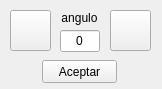
<?xml version="1.0" encoding="UTF-8"?>
<ui version="4.0">
 <class>Form</class>
 <widget class="QWidget" name="Form">
  <property name="windowModality">
   <enum>Qt::ApplicationModal</enum>
  </property>
  <property name="geometry">
   <rect>
    <x>0</x>
    <y>0</y>
    <width>162</width>
    <height>89</height>
   </rect>
  </property>
  <property name="windowTitle">
   <string>Girar</string>
  </property>
  <property name="inputMethodHints">
   <set>Qt::ImhNone</set>
  </property>
  <widget class="QPushButton" name="cmdDerecha">
   <property name="geometry">
    <rect>
     <x>110</x>
     <y>10</y>
     <width>41</width>
     <height>41</height>
    </rect>
   </property>
   <property name="text">
    <string/>
   </property>
   <property name="iconSize">
    <size>
     <width>24</width>
     <height>24</height>
    </size>
   </property>
  </widget>
  <widget class="QPushButton" name="cmdIzquierda">
   <property name="geometry">
    <rect>
     <x>10</x>
     <y>10</y>
     <width>41</width>
     <height>41</height>
    </rect>
   </property>
   <property name="text">
    <string/>
   </property>
   <property name="iconSize">
    <size>
     <width>24</width>
     <height>24</height>
    </size>
   </property>
  </widget>
  <widget class="QLabel" name="label">
   <property name="geometry">
    <rect>
     <x>55</x>
     <y>10</y>
     <width>49</width>
     <height>16</height>
    </rect>
   </property>
   <property name="text">
    <string>angulo</string>
   </property>
   <property name="alignment">
    <set>Qt::AlignCenter</set>
   </property>
  </widget>
  <widget class="QLineEdit" name="txtAngulo">
   <property name="geometry">
    <rect>
     <x>60</x>
     <y>30</y>
     <width>40</width>
     <height>22</height>
    </rect>
   </property>
   <property name="inputMethodHints">
    <set>Qt::ImhFormattedNumbersOnly</set>
   </property>
   <property name="text">
    <string>0</string>
   </property>
   <property name="maxLength">
    <number>5</number>
   </property>
   <property name="alignment">
    <set>Qt::AlignCenter</set>
   </property>
  </widget>
  <widget class="QPushButton" name="cmdAceptar">
   <property name="geometry">
    <rect>
     <x>42</x>
     <y>60</y>
     <width>75</width>
     <height>23</height>
    </rect>
   </property>
   <property name="text">
    <string>Aceptar</string>
   </property>
   <property name="shortcut">
    <string>Return</string>
   </property>
  </widget>
 </widget>
 <resources/>
 <connections/>
</ui>
